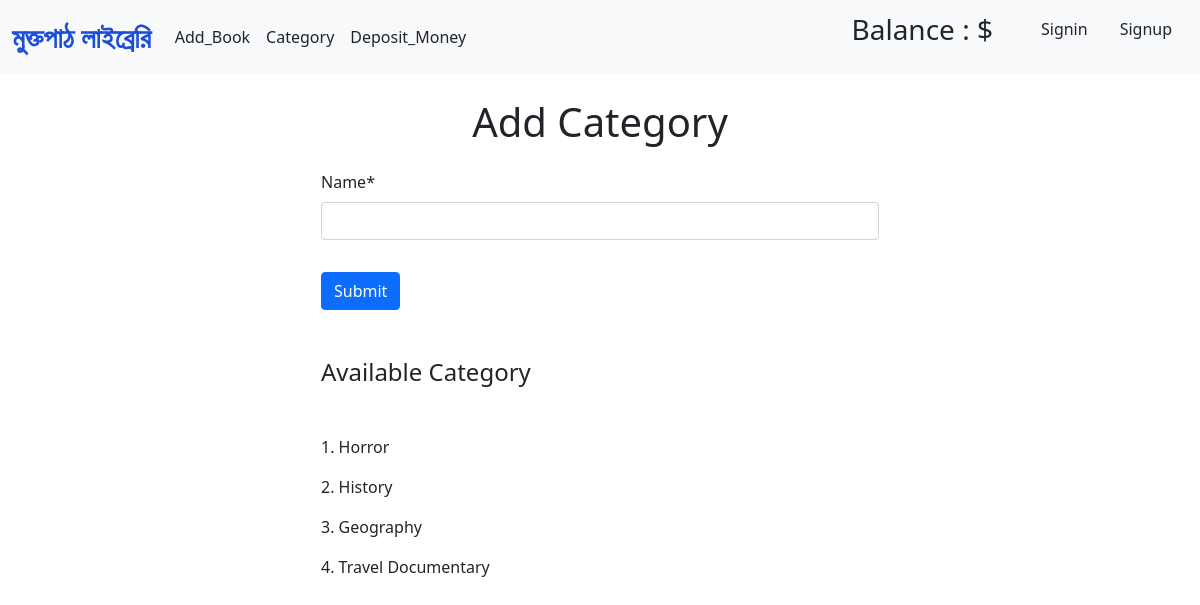
The app's page /categories/add_category with its own data.
### categories/models.py (models this page shows, shortened)
class Category(models.Model):
    name = models.CharField(max_length=100)
    slug = models.SlugField(max_length=100, unique=True)

### categories/views.py (the view, shortened to what this page needs)
# urls.py: path('add_category', views.AddCategoryView.as_view(), name='add_category'),
class AddCategoryView(CreateView):
    model = Category
    form_class = CategoryForm
    template_name = 'add_category.html'
    def get_context_data(self, **kwargs):
        context = super().get_context_data(**kwargs)
        context['categories'] = Category.objects.all()
        return context

### categories/forms.py
class CategoryForm(forms.ModelForm):
    class Meta:
        model = Category
        fields = ['name']

### categories/templates/add_category.html (shortened to what this page needs)
{% extends "base.html" %}
{% load crispy_forms_tags %}
{% block content %}
<h1 class="text-center mb-4">Add Category</h1>
<form action="" method="post" class="w-50 mx-auto">
    {{form | crispy}}
    <button class="btn btn-primary mt-3">Submit</button>
</form>
<div class="w-50 mx-auto mt-5">
    <h4 class="my-5">Available Category</h4>
    <div>
        {% for category in categories %}
        <p>{{ forloop.counter }}. {{ category.name }}</p>
        {% empty %}
            <p>No categories available.</p>
        {% endfor %}
    </div>
</div>
{% endblock content %}

### records on screen
Category: name "Horror"
Category: name "History"
Category: name "Geography"
Category: name "Travel Documentary"
